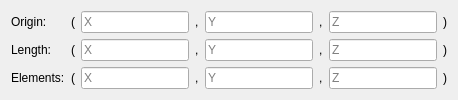
               <widget class="QWidget" name="Rectangular3D">
                <layout class="QGridLayout" name="gridLayout_4">
                 <item row="1" column="0">
                  <widget class="QLabel" name="LLengthR3D">
                   <property name="text">
                    <string>Length:</string>
                   </property>
                  </widget>
                 </item>
                 <item row="2" column="3">
                  <widget class="QLabel" name="label_25">
                   <property name="text">
                    <string>,</string>
                   </property>
                  </widget>
                 </item>
                 <item row="2" column="0">
                  <widget class="QLabel" name="LElementsR3D">
                   <property name="text">
                    <string>Elements:</string>
                   </property>
                  </widget>
                 </item>
                 <item row="2" column="1">
                  <widget class="QLabel" name="label_23">
                   <property name="text">
                    <string>(</string>
                   </property>
                  </widget>
                 </item>
                 <item row="0" column="5">
                  <widget class="QLabel" name="label_30">
                   <property name="text">
                    <string>,</string>
                   </property>
                  </widget>
                 </item>
                 <item row="1" column="7">
                  <widget class="QLabel" name="label_20">
                   <property name="text">
                    <string>)</string>
                   </property>
                  </widget>
                 </item>
                 <item row="0" column="1">
                  <widget class="QLabel" name="label_22">
                   <property name="text">
                    <string>(</string>
                   </property>
                  </widget>
                 </item>
                 <item row="1" column="4">
                  <widget class="QLineEdit" name="INLengthYR3D">
                   <property name="text">
                    <string/>
                   </property>
                   <property name="placeholderText">
                    <string>Y</string>
                   </property>
                  </widget>
                 </item>
                 <item row="0" column="4">
                  <widget class="QLineEdit" name="INOriginYR3D">
                   <property name="text">
                    <string/>
                   </property>
                   <property name="placeholderText">
                    <string>Y</string>
                   </property>
                  </widget>
                 </item>
                 <item row="0" column="0">
                  <widget class="QLabel" name="LOriginR3D">
                   <property name="text">
                    <string>&lt;html&gt;&lt;head/&gt;&lt;body&gt;&lt;p&gt;Origin:&lt;/p&gt;&lt;/body&gt;&lt;/html&gt;</string>
                   </property>
                  </widget>
                 </item>
                 <item row="2" column="4">
                  <widget class="QLineEdit" name="INElementsYR3D">
                   <property name="text">
                    <string/>
                   </property>
                   <property name="placeholderText">
                    <string>Y</string>
                   </property>
                  </widget>
                 </item>
                 <item row="1" column="1">
                  <widget class="QLabel" name="label_26">
                   <property name="text">
                    <string>(</string>
                   </property>
                  </widget>
                 </item>
                 <item row="1" column="2">
                  <widget class="QLineEdit" name="INLengthXR3D">
                   <property name="text">
                    <string/>
                   </property>
                   <property name="placeholderText">
                    <string>X</string>
                   </property>
                  </widget>
                 </item>
                 <item row="1" column="3">
                  <widget class="QLabel" name="label_28">
                   <property name="text">
                    <string>,</string>
                   </property>
                  </widget>
                 </item>
                 <item row="2" column="7">
                  <widget class="QLabel" name="label_18">
                   <property name="text">
                    <string>)</string>
                   </property>
                  </widget>
                 </item>
                 <item row="0" column="2">
                  <widget class="QLineEdit" name="INOriginXR3D">
                   <property name="text">
                    <string/>
                   </property>
                   <property name="placeholderText">
                    <string>X</string>
                   </property>
                  </widget>
                 </item>
                 <item row="0" column="3">
                  <widget class="QLabel" name="label_21">
                   <property name="text">
                    <string>,</string>
                   </property>
                  </widget>
                 </item>
                 <item row="2" column="2">
                  <widget class="QLineEdit" name="INElementsXR3D">
                   <property name="text">
                    <string/>
                   </property>
                   <property name="placeholderText">
                    <string>X</string>
                   </property>
                  </widget>
                 </item>
                 <item row="0" column="7">
                  <widget class="QLabel" name="label_19">
                   <property name="text">
                    <string>)</string>
                   </property>
                  </widget>
                 </item>
                 <item row="0" column="6">
                  <widget class="QLineEdit" name="INOriginZR3D">
                   <property name="text">
                    <string/>
                   </property>
                   <property name="placeholderText">
                    <string>Z</string>
                   </property>
                  </widget>
                 </item>
                 <item row="1" column="5">
                  <widget class="QLabel" name="label_31">
                   <property name="text">
                    <string>,</string>
                   </property>
                  </widget>
                 </item>
                 <item row="1" column="6">
                  <widget class="QLineEdit" name="INLengthZR3D">
                   <property name="text">
                    <string/>
                   </property>
                   <property name="placeholderText">
                    <string>Z</string>
                   </property>
                  </widget>
                 </item>
                 <item row="2" column="5">
                  <widget class="QLabel" name="label_32">
                   <property name="text">
                    <string>,</string>
                   </property>
                  </widget>
                 </item>
                 <item row="2" column="6">
                  <widget class="QLineEdit" name="INElementsZR3D">
                   <property name="text">
                    <string/>
                   </property>
                   <property name="placeholderText">
                    <string>Z</string>
                   </property>
                  </widget>
                 </item>
                </layout>
               </widget>
